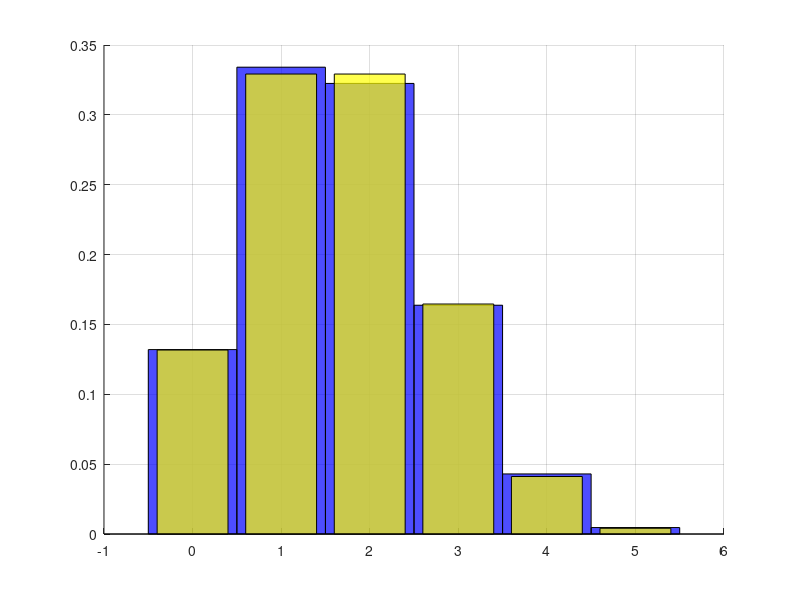

Write MATLAB code to recreate this figure.
function retval = p2b ()
  
  clf; grid on; hold on;
  v = binornd(5,1/3,1,8000);
  h = hist(v, 0:5);
  pSim = h(3)/8000
  bar(0:5, h/8000,'hist', 'faceColor', 'b');
  bar(0:5, binopdf(0:5, 5, 1/3), 'faceColor', 'y');
  set(findobj('type','patch'),'facealpha',0.7); 
  
endfunction
